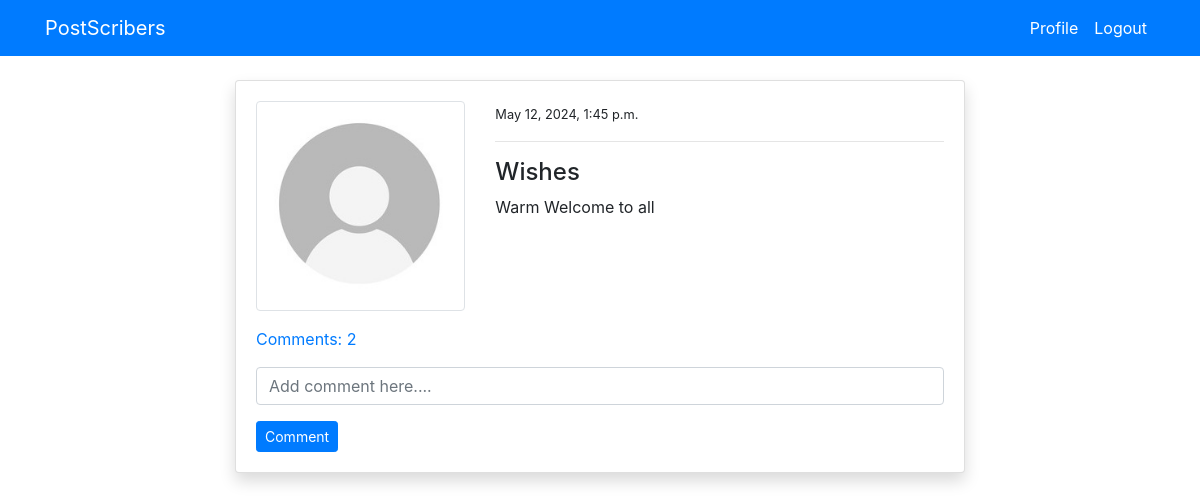
The page /post_detail/5/ (signed in) on the database its author committed.
### blog/models.py (models this page shows, shortened)
class PostModel(models.Model):
    title = models.CharField(max_length=100)
    content = models.TextField()
    author = models.ForeignKey(User, on_delete=models.CASCADE)
    date_created = models.DateTimeField(auto_now_add=True)
    class Meta:
        ordering = ('-date_created',)
    def comment_count(self):
        return self.comment_set.all().count()
    def comments(self):
        return self.comment_set.all()

### users/models.py (models this page shows, shortened)
class ProfileModel(models.Model):
    user = models.OneToOneField(User, on_delete=models.CASCADE)
    image = models.ImageField(default='default.jpg', upload_to='profile', validators=[
                              FileExtensionValidator(['png', 'jpg'])])

### blog/views.py (the view)
# urls.py: path('post_detail/<int:pk>/', views.post_detail, name='blog-post-detail'),
@login_required
def post_detail(request, pk):
    post = PostModel.objects.get(id=pk)
    if request.method == 'POST':
        c_form = CommentForm(request.POST)
        if c_form.is_valid():
            instance = c_form.save(commit=False)
            instance.user = request.user
            instance.post = post
            instance.save()
            return redirect('blog-post-detail', pk=post.id)
    else:
        c_form = CommentForm()
    context = {
        'post': post,
        'c_form': c_form,
    }
    return render(request, 'blog/post_detail.html', context)

### blog/forms.py
class CommentForm(forms.ModelForm):
    content = forms.CharField(
        label='', widget=forms.TextInput(attrs={'placeholder': 'Add comment here....'}))
    class Meta:
        model = Comment
        fields = ('content',)

### templates/blog/post_detail.html (shortened to what this page needs)
{% extends 'partials/base.html' %}
{% load crispy_forms_tags %}
{% block content %}
<div class="container">
    <div class="row mt-5 pt-3">
        <div class="col-md-8 offset-md-2">
            <div class="card my-3 shadow">
                <div class="card-body">
                    <div class="row">
                        <div class="col-md-4">
                            <img class="img-thumbnail" src="{{ post.author.profilemodel.image.url }}" alt="profile-img">
                        </div>
                        <div class="col-md-8">
                            <small>{{ post.date_created }}</small>
                            <hr>
                            <h4>{{ post.title }}</h4>
                            <p>
                                {{ post.content }}
                            </p>
                        </div>
                    </div>
                    <p class="mt-3">
                        <a class="" data-toggle="collapse" href="#collapseExample" role="button" aria-expanded="false"
                            aria-controls="collapseExample">
                            Comments: {{ post.comment_count }}
                        </a>
                    </p>
                    <form method="POST">
                        {{ c_form|crispy }}
                        <input class="btn btn-primary btn-sm" type="submit" value="Comment">
                    </form>
                </div>
            </div>
        </div>
    </div>
</div>
{% endblock %}

### rows shown on the page
PostModel: author.profilemodel.image (placeholder picture), date_created "May 12, 2024, 1:45 p.m.", title "Wishes", content "Warm Welcome to all", comment_count "2"
